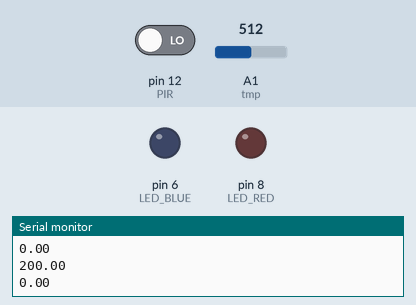
Simulated run of this sketch. Board: Arduino Uno, built with avr-gcc and run on an emulated ATmega328P. Shown: output pins drawn as LEDs (lit = HIGH), the last lines printed to the serial monitor. The inputs (shaded band) are chosen by the test bench; at power-on: pin 12 (PIR) LOW, A1 (tmp) = 512.

Above: at 1.8 s.
1.9 s: pin 12 (PIR) driven HIGH
At 2.3 s:
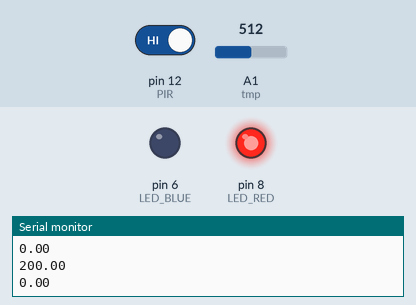
6.0 s: A1 (tmp) set to 122
At 8.8 s:
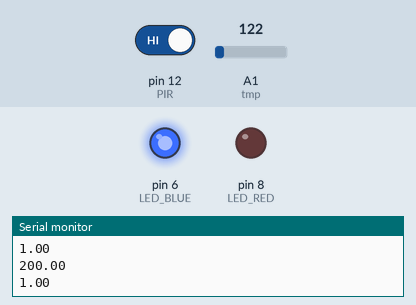
10.1 s: A1 (tmp) set to 134
At 10.8 s:
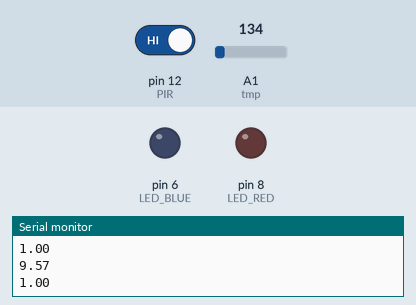
11.6 s: A1 (tmp) set to 10
At 12.4 s:
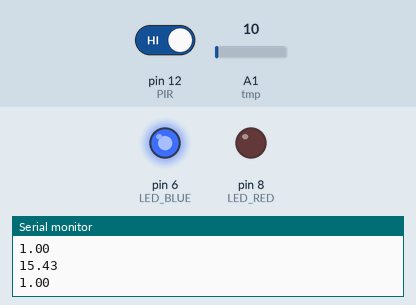
Timing chart, 0 to 16.7 s (numbered marks = the images above; inputs shaded):
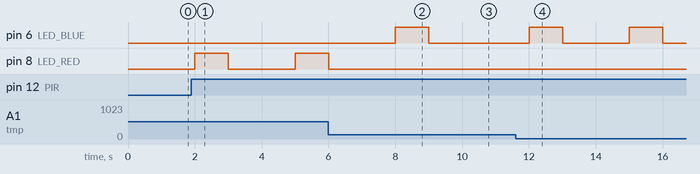

Measured:
- the behaviour switches between 122 and 123 on A1 (tmp) (found by bisection; images 2 and 3)
- after the input at 1.9 s, pin 8 (LED_RED): LOW → HIGH after 0.10 s, → LOW 1.0 s later, → HIGH 2.0 s later
- after the input at 6.0 s, pin 6 (LED_BLUE): LOW → HIGH after 2.0 s, → LOW 1.0 s later; pin 8 (LED_RED): goes on until 6.0 s, then stays LOW
- after the input at 10.1 s, pin 6 (LED_BLUE): stays LOW (without the input it goes to HIGH after 0.91 s)
- after the input at 11.6 s, pin 6 (LED_BLUE): alternates HIGH for 1.0 s and LOW for 2.0 s, starting after 0.41 s

The sketch:

TMP_Sketch.ino
```cpp
const int LED_RED = 8;
const int LED_BLUE =6;
const int PIR = 12;
const int tmp = A1;

void setup()
{
  pinMode(LED_RED,OUTPUT);
  pinMode(LED_BLUE,OUTPUT);
  pinMode(PIR, INPUT);
  pinMode(tmp,INPUT);
  Serial.begin(9600);
}

void loop()
{
  float read = digitalRead(PIR);
  float input = analogRead(A1);
  float temp = input / 1024;
  temp = temp * 5;
  temp = temp - 0.5;
  temp = temp * 100;


    if (temp > 20 && read == 1) {
    digitalWrite(LED_RED, HIGH);
    delay(1000);
    digitalWrite(LED_RED, LOW);
    delay(1000);
  }

    else if (temp < 10 && read == 1){
    digitalWrite(LED_BLUE, HIGH);
    delay(1000);
    digitalWrite(LED_BLUE, LOW);
    delay(1000);
  }

    Serial.println(temp);
    Serial.println(read);
    delay(1000);
}
```
